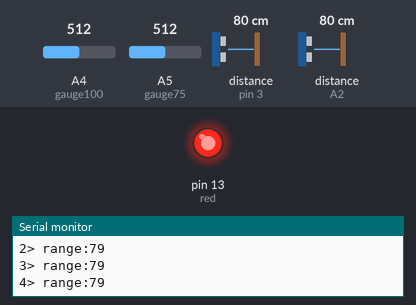
Recording of a sketch running on a simulated Arduino Uno, built with avr-gcc and run on an emulated ATmega328P. Shown: output pins drawn as LEDs (lit = HIGH), the last lines printed to the serial monitor. Wiring (inferred from the names in the program): ultrasonic range finder: trigger pin 2; echo pin 3. Inputs (shaded band) come from the test bench; at power-on: A4 (gauge100) = 512, A5 (gauge75) = 512, distance to the obstacle (sensors on pin 3, A2) 80 cm. The echo pulse lasts 58.3 µs per cm; pins used as bus, display or sensor lines are not drawn.

Above: at 4.5 s.
At 10.0 s:
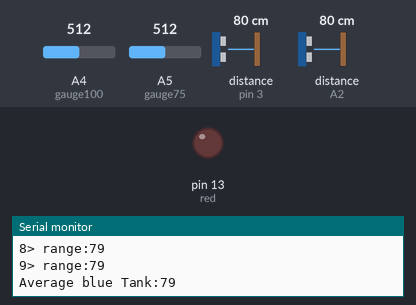
Timing chart, 0 to 14.4 s (numbered marks = the images above):
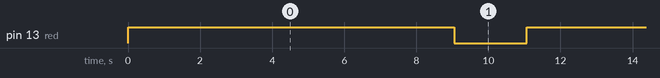

The sketch:

rangefinder.ino
```cpp
#define blueTrig A1
#define blueEcho A2
#define grayTrig 2
#define grayEcho 3

#define gauge100 A4
#define gauge75 A5
#define red 13
// gray tank
// - Orange strip - 13 - trigger
// - Blue Strip - 12 - Echo
// - Green  - +
// - Brown  - -

// Blue tank
// - Orange+ Brown Strip = +
// - Blue + Blue Strip = -
// - Brown+Brown Strip+ Orange Strip = Trig
// - Echo = Green Strip
int cum = 0;
int count = 0;
int blueLevel = 0;
int grayLevel = 0;
void setup() {
  Serial.begin (9600);
  pinMode(blueTrig, OUTPUT);
  pinMode(blueEcho, INPUT);
  pinMode(grayTrig, OUTPUT);
  pinMode(grayEcho, INPUT);

  pinMode(red, OUTPUT);
  pinMode(gauge100, INPUT);
  pinMode(gauge75, INPUT);
}

void loop() {

  int access = analyse(grayTrig, grayEcho);
  Serial.print("Average blue Tank:");
  Serial.println(access);
  delay(2000);

  int access2 = analyse(blueTrig, blueEcho);

  Serial.print("Average gray Tank:");
  Serial.println(access2);
  delay(2000);

  float g75 = gaugeCheck(gauge75);
  Serial.print("75 gauge:");
  Serial.println(g75);

  float g100 = gaugeCheck(gauge100);
  Serial.print("100 gauge:");
  Serial.println(g100);
}

int analyse(int trigPin, int echoPin){
  long duration, distance;
  cum = 0; int ave = 0;

  for(int count = 0; count<10; count++){
  digitalWrite(trigPin, LOW);  // Added this line
  delayMicroseconds(2); // Added this line
  digitalWrite(trigPin, HIGH);
//  delayMicroseconds(1000); - Removed this line
  delayMicroseconds(10); // Added this line
  digitalWrite(trigPin, LOW);
  duration = pulseIn(echoPin, HIGH);
  distance = (duration/2) / 2.91;
  Serial.print(count);
  Serial.print("> range:");
  Serial.println(distance/10);
  cum+=(distance/10);
  if(count == 9){
    ave = cum/10;
    return ave;
  }
  digitalWrite(red, HIGH);
  delay(1000);
  digitalWrite(red, LOW);
  }
}


float gaugeCheck(int pin){
  Serial.println(" ");
  float outV = analogRead(pin);
  Serial.println(outV);
  float resistance = 5.0*outV;
  Serial.println(resistance);
  return resistance;
}
```

Measured:
- by itself, pin 13 (red): alternates HIGH for 9.0 s and LOW for 2.0 s
- by itself, everything shown: repeats every 22.1 s, in 20 steps
